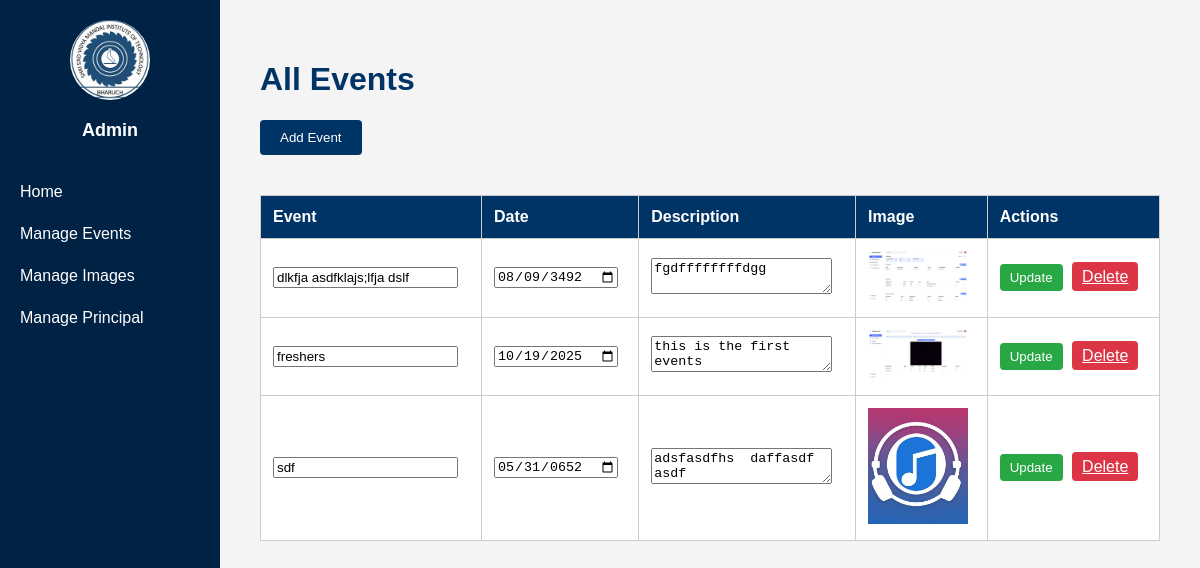
Screenshot of /admin/manage_events.php (signed in) with the database file from the repository.
### tables this page shows
CREATE TABLE `SVM_Events` (
  `SVM_Event` text NOT NULL,
  `Event_description` text DEFAULT NULL,
  `Event_date` date NOT NULL,
  `Event_image` varchar(255) DEFAULT NULL,
  `id` int(11) NOT NULL
);

### admin/manage_events.php (the view, shortened to what this page needs)
<?php
include '../db/database_connection.php';
$upload_web_path = '/SVM/assets/uploads/';
$events = $conn->query("SELECT * FROM SVM_Events ORDER BY Event_date DESC");
?>
<!DOCTYPE html>
<html lang="en">
<head>
</head>
<body>
  <div class="sidebar">
    <img src="/SVM/assets/images/logo.jpg" alt="SVM Logo">
    <h2>Admin</h2>
    <a href="admin_home.html">Home</a>
    <a href="manage_events.php">Manage Events</a>
    <a href="manage_image.php">Manage Images</a>
    <a href="manage_principal.php">Manage Principal</a>
  </div>
  <div class="main-content">
    <h1>All Events</h1>
    <button class="btn-show-form" onclick="document.querySelector('.add-form').style.display='block'">Add Event</button>
    <table>
      <tr>
        <th>Event</th>
        <th>Date</th>
        <th>Description</th>
        <th>Image</th>
        <th>Actions</th>
      </tr>
      <?php while($event = $events->fetch_assoc()): ?>
      <tr>
        <form method="POST">
          <td>
            <input type="text" name="updated_event_name" value="<?= htmlspecialchars($event['SVM_Event']) ?>" required>
          </td>
          <td><input type="date" name="updated_event_date" value="<?= htmlspecialchars($event['Event_date']) ?>" required></td>
          <td><textarea name="updated_event_description"><?= htmlspecialchars($event['Event_description']) ?></textarea></td>
          <td>
            <?php if (!empty($event['Event_image'])): ?>
              <img src="<?= $upload_web_path . htmlspecialchars($event['Event_image']) ?>" class="event-image" alt="Event Image">
            <?php else: ?>
              No Image
            <?php endif; ?>
          </td>
          <td>
            <button type="submit" name="update_event" class="btn-update">Update</button>
            <a href="?delete=<?= urlencode($event['SVM_Event']) ?>" class="btn-delete" onclick="return confirm('Delete this event?');">Delete</a>
          </td>
        </form>
      </tr>
      <?php endwhile; ?>
    </table>
  </div>
</body>
</html>

### admin/manage_events.php (style rules this page uses)
body { margin: 0; font-family: Arial, sans-serif; background: #f4f4f4; display: flex; }
.sidebar { width: 220px; height: 100vh; background-color: #002244; padding-top: 20px; color: white; position: fixed; }
.sidebar img { display: block; margin: 0 auto 20px; width: 80px; height: 80px; border-radius: 50%; }
.sidebar h2 { text-align: center; font-size: 18px; margin-bottom: 30px; }
.sidebar a { display: block; padding: 12px 20px; color: white; text-decoration: none; transition: background 0.3s; }
.main-content { margin-left: 220px; padding: 40px; width: 100%; }
h1 { color: #003366; }
table { width: 100%; border-collapse: collapse; margin-top: 20px; background: white; }
th, td { padding: 12px; border: 1px solid #ccc; text-align: left; }
th { background: #003366; color: white; }
.btn-show-form { padding: 10px 20px; background: #003366; color: white; border: none; border-radius: 4px; margin-bottom: 20px; cursor: pointer; }
.btn-update { background-color: #28a745; color: white; border: none; padding: 6px 10px; margin-right: 5px; border-radius: 4px; cursor: pointer; }
.btn-delete { background-color: #dc3545; color: white; border: none; padding: 6px 10px; border-radius: 4px; cursor: pointer; }
img.event-image { width: 100px; height: auto; }

### rows the page displays
svm_events: updated_event_name "dlkfja asdfklajs;lfja dslf", updated_event_date "08/09/3492", updated_event_description "fgdffffffffdgg", Event_image (picture)
svm_events: updated_event_name "freshers", updated_event_date "10/19/2025", updated_event_description "this is the first events", Event_image (picture)
svm_events: updated_event_name "sdf", updated_event_date "05/31/0652", updated_event_description "adsfasdfhs daffasdf asdf", Event_image (picture)
